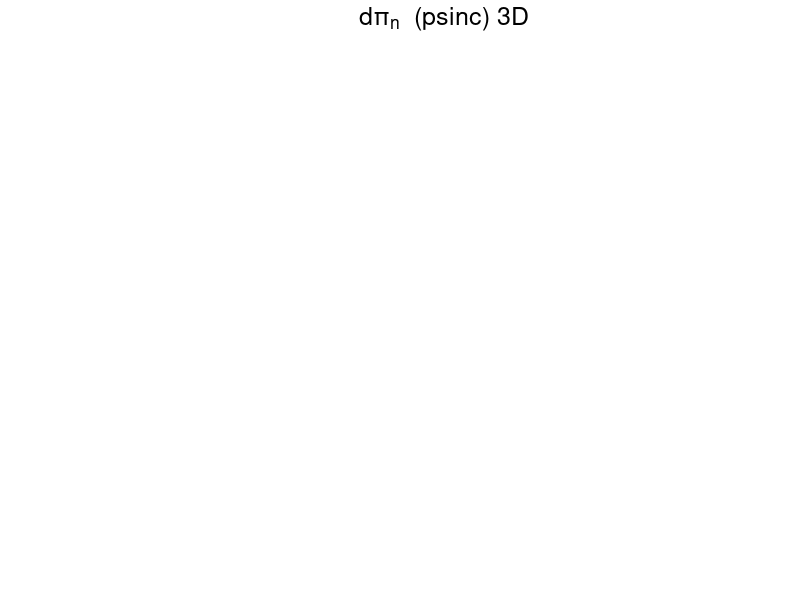

This figure's MATLAB source: (Note: this script raises an error after producing the figure.)

% Hint: 
% saving figures as .eps:     print(gcf, 'TestPlot', '-depsc');

%modelstr = '';
%modelstr = 'comp';
modelstr = 'psinc';
%modelstr = 'psinc_w_adv_Ndt=3';
%modelstr = 'psinc_Ndt=3';
%modelstr = 'psinc_w_adv_Ndt=05';

%test_case = 'Equatorial-Long-Wave';
%test_case = 'Internal-Wave-Long-Wave';
%test_case = 'Internal-Wave-Strong-Strat';
%test_case = 'Skamarock-Klemp-Internal-Wave';
%test_case = 'Rising-Bubble';
%test_case = 'Smolarkiewicz-Margolin-Breaking-Wave';
%test_case = 'Straka';
test_case = 'Travelling-Vortex';
%test_case = 'Advection';

slice = 'xy'; % options:  'xy' 'zy' 'full3D'
showmode = 1;
separate_signs = 1;
filledcontours = 1;
fixed_contours = 1;
fixed_contour_step = 0;
no_of_contours = 10;
show_increments = 0;
symmetry = 0;        % in {0,1}
symmetrytest = 0;
showdummycells = 0;

% th0 = -0.0015/300;
% dth = 5e-4/300;
% contour_values = [th0 th0+dth th0+2*dth th0+3*dth th0+4*dth th0+5*dth th0+6*dth th0+7*dth th0+8*dth th0+9*dth th0+10*dth];
dtheta = 0.5e-3/300;
contour_values = [-5*dtheta, -4*dtheta, -3*dtheta, -2*dtheta, -dtheta, 0.0, dtheta, 2*dtheta, 3*dtheta, 4*dtheta, 5*dtheta];
%contour_values = [1.0001 1.0011 1.0022 1.0022 1.0033 1.0044 1.0055 1.0065];
%contour_values = linspace(-0.01,0.01,41) / 288.15;
title_true = 1;

%kmin = 50;
%kmax = 53;
kmin = 1;
kmax = 601;
dk   = 1;

if strcmp(test_case, 'Equatorial-Long-Wave')
    scalefactor = 2.0;
    ncx = 300; 
    ncy = 20;  
    %ncx = 600; 
    %ncy = 80;  
    L   = 8*3000.0 * scalefactor;  % 
    x0  = 0.0*L;
    H   = 10.0;  %
    aspect = [L/H/3 1 1];
    velosc = 100;  % velocity unit of RKLM code
elseif strcmp(test_case, 'Internal-Wave-Long-Wave')
    scalefactor = 2.0;
    ncx = 300; 
    ncy = 20;  
    %ncx = 600; 
    %ncy = 80;  
    L   = 3000.0 * scalefactor;  % 
    x0  = 0.0*L;
    H   = 10.0;  %
    aspect = [L/H/3 1 1];
    velosc = 100;  % velocity unit of RKLM code
elseif strcmp(test_case, 'Internal-Wave-Strong-Strat')
    scalefactor = 1.0;
    ncx = 1200; 
    ncy = 40;  
    L   = 3000.0 * scalefactor;  % 
    x0  = 0.5*L;
    H   = 10.0;  %
    aspect = [80 1 1];
    velosc = 100;  % velocity unit of RKLM code
elseif strcmp(test_case, 'Skamarock-Klemp-Internal-Wave')
    scalefactor = 1.0;
    ncx = 300; 
    ncy = 10;
    ncz = 5;
    L   = 300.0 * scalefactor;  % [km] 
    x0  = 0.5*L;
    H   = 10.0;    % [km] 
    B   = 20.0;    % [km]
    aspect = [16 1 1];
    velosc = 100;  % [m/s] velocity unit of RKLM code
elseif strcmp(test_case, 'Rising-Bubble')
    ncx = 160;  
    ncy =  80;  
    L   = 2.0;  
    x0  = 1.0;
    H   = 1.0; 
    aspect = [1 1 1];
    velosc = 100;  % velocity unit of RKLM code
elseif strcmp(test_case, 'Travelling-Vortex')
    ncx = 64;  % 512; 256;
    ncy = 64;  % 512; 256;
    ncz =  8;  % 512; 256;
    L   = 1.0;  
    x0  = 0.5;
    H   = 1.0;
    B   = 1.0/8.0;
    aspect = [1 1 1];
    velosc = 100;  % velocity unit of RKLM code
elseif strcmp(test_case, 'Straka')
    ncx = 512;  
    ncy = 64;  
    L  = 52.2;  % 
    x0 = 0.0*L;
    H  = 6.4;  %
    aspect = [1 1 1];
    velosc = 100;  % velocity unit of RKLM code
elseif strcmp(test_case, 'Smolarkiewicz-Margolin-Breaking-Wave')
    ncx = 240;  
    ncy = 120;  
    L   = 120.0;  % 
    x0  =  60.0;
    H   =  60.0;  %
    aspect = [1 1 1];
    velosc = 100;  % velocity unit of RKLM code
elseif strcmp(test_case, 'Advection')
    ncx = 31;  
    ncy = 31;  
    ncz = 31;  
    L  = 2.0;  % 
    x0 = 0.0*L;
    H  = 2.0;
    B  = 2.0;%
    aspect = [1 1 1];
    velosc = 100;  % velocity unit of RKLM code
end
    
% auxiliary adjustments of grid parameters
nnx = ncx+1;
dumsx = 2;
if ncy == 1
    nny = 1;
    dumsy = 0;
else
    nny = ncy+1;
    dumsy = 2;
end
if ncz == 1
    nnz = 1;
    dumsz = 0;
else
    nnz = ncz+1;
    dumsz = 2;
end

modelfigstr = strcat('  (',modelstr,')');

rhoY_diff = 0;
rhoZ_diff = 0;
transp    = 0;

if strcmp(slice, 'full3D')
    kkmin = 1;
    dkk   = 1;
    kkmax = ncz;
else
    nslice = floor(ncz/2);
end

folderstring = strcat('/Users/rupert/Documents/Computation/RKLM_Reference/low_Mach_gravity_',modelstr);

% cell-centered fields
%varstr = 'rho'; folderstr = 'rho'; titlestr = 'rho'; ndummy = 2; arraysize = [ncx ncy ncz];
%varstr = 'p'; folderstr = 'p'; titlestr = 'p'; ndummy = 2; arraysize = [ncx ncy ncz];
%varstr = 'S'; folderstr = 'S'; titlestr = 'S'; ndummy = 2; arraysize = [ncx ncy ncz];
%varstr = 'rhoY';  folderstr = 'rhoY'; titlestr = 'rhoY'; ndummy = 2; arraysize = [ncx ncy ncz]; rhoY_diff = 1;
%varstr = 'drhoY';  folderstr = 'drhoY'; titlestr = 'drhoY'; ndummy = 2; arraysize = [ncx ncy ncz];
%varstr = 'Y';  folderstr = 'Y'; titlestr = '\theta'; ndummy = 2; arraysize = [ncx ncy ncz];
%varstr = 'dY';  folderstr = 'dY'; titlestr = 'd\theta'; ndummy = 2; arraysize = [ncx ncy ncz];
%varstr = 'buoy';  folderstr = 'buoy'; titlestr = 'buoy'; ndummy = 2; arraysize = [ncx ncy ncz];
%varstr = 'rhoZp';  folderstr = 'rhoZp'; titlestr = 'rhoZp'; ndummy = 2; arraysize = [ncx ncy ncz];
%varstr = 'rhoZB';  folderstr = 'rhoZB'; titlestr = 'rhoZB'; ndummy = 2; arraysize = [ncx ncy ncz];
%varstr = 'rhoZ';  folderstr = 'rhoZ'; titlestr = 'rhoZ'; ndummy = 2; arraysize = [ncx ncy ncz];
%varstr = 'Z';  folderstr = 'Z'; titlestr = 'Z'; ndummy = 2; arraysize = [ncx ncy ncz]; rhoZ_diff = 0;
%varstr = 'u';  folderstr = 'u'; titlestr = 'u'; ndummy = 2; arraysize = [ncx ncy ncz]; symmetry = -1*symmetry;
%varstr = 'v';  folderstr = 'v'; titlestr = 'v'; ndummy = 2; arraysize = [ncx ncy ncz];
%varstr = 'w';  folderstr = 'w'; titlestr = 'w'; ndummy = 2; arraysize = [ncx ncy ncz];
%varstr = 'qv';  folderstr = 'qv'; titlestr = 'qv'; ndummy = 2; arraysize = [ncx ncy ncz];
%varstr = 'qc';  folderstr = 'qc'; titlestr = 'qc'; ndummy = 2; arraysize = [ncx ncy ncz];
%varstr = 'qr';  folderstr = 'qr'; titlestr = 'qr'; ndummy = 2; arraysize = [ncx ncy ncz];
%varstr = 'flux_rhou';  folderstr = 'fluxes'; titlestr = 'flux_rhou'; ndummy = 2; arraysize = [ncx+1 ncy ncz]; symmetry = -1*symmetry;
%varstr = 'flux_rhov';  folderstr = 'fluxes'; titlestr = 'flux_rhov'; ndummy = 2; arraysize = [ncy+1 ncz ncx]; symmetry = -1*symmetry;
%varstr = 'flux_rhov';  folderstr = 'fluxes'; titlestr = 'flux_rhov'; ndummy = 2; arraysize = [ncz+1 ncx ncy]; symmetry = -1*symmetry;

%varstr = 'p2_c';  folderstr = 'p2_c'; titlestr = '\pi'; ndummy = 2; arraysize = [ncx ncy ncz];
%varstr = 'dp2_c';  folderstr = 'dp2_c'; titlestr = 'd\pi'; ndummy = 2; arraysize = [ncx ncy ncz];
%varstr = 'dpdim';  folderstr = 'dpdime'; titlestr = 'dp [Pa]'; ndummy = 2; arraysize = [ncx ncy ncz];
%varstr = 'rhs_cells';  folderstr = 'rhs_cells'; titlestr = 'rhs_c'; ndummy = 2; arraysize = [ncx ncy ncz];

%varstr = 'p2_n';  folderstr = 'p2_nodes'; titlestr = '\pi_n';    ndummy = 2; arraysize = [nnx nny nnz];
varstr = 'dp2_n';  folderstr = 'dp2_nodes'; titlestr = 'd\pi_n';    ndummy = 2; arraysize = [nnx nny nnz];
%varstr = 'rhs_nodes';  folderstr = 'rhs_nodes'; titlestr = 'rhs_n';    ndummy = 2; arraysize = [nnx nny nnz];
%varstr = 'lap_nodes';  folderstr = 'lap_nodes'; titlestr = 'lap_n';    ndummy = 2; arraysize = [nnx nny nnz];

%varstr = 'advflux_x';  folderstr = 'advflux'; titlestr = 'advflux_x'; ndummy = 2; arraysize = [ncx+1 ncy ncz]; symmetry = -1*symmetry;
%varstr = 'advflux_y';  folderstr = 'advflux'; titlestr = 'advflux_y'; ndummy = 2; arraysize = [ncy+1 ncz ncx]; symmetry = -1*symmetry; transp = 1;
%varstr = 'advflux_z';  folderstr = 'advflux'; titlestr = 'advflux_z'; ndummy = 2; arraysize = [ncz+1 ncx ncy]; symmetry = -1*symmetry; transp = 1;



scrsz = get(0,'ScreenSize');
figure1 = figure('Position',[1 scrsz(4)/1.5 scrsz(3)/1.5 scrsz(4)/1.75]);
if title_true
    texthandle = annotation('textbox', [0.45 0.95 0.2 0.05]);
    set(texthandle, 'String', strcat(titlestr,modelfigstr,' 3D'), 'FontSize', 18, 'FontName', 'Helvetica', 'LineStyle', 'none');
end
%set(texthandle, 'String', titlestr, 'FontSize', 14, 'FontName', 'Optima');

for k = kmin:dk:kmax
    kstr = num2str(k);
    if k < 10
        filestr = strcat(folderstring,'/',folderstr,'/',varstr,'_00',kstr,'.hdf');
    else
        if k < 100
            filestr = strcat(folderstring,'/',folderstr,'/',varstr,'_0',kstr,'.hdf');
        else
            filestr = strcat(folderstring,'/',folderstr,'/',varstr,'_',kstr,'.hdf');
        end
    end
    v = hdfread(filestr, '/Data-Set-2', 'Index', {[1  1  1],[1  1  1],[arraysize(1)+2*ndummy  arraysize(2)+2*ndummy  arraysize(3)+2*ndummy]});
    
    if strcmp(slice, 'full3D')

        [nx, ny, nz] = size(v);
        nx = nx - 4;
        ny = ny - 4;
        nz = nz - 4;
        
        dx = L/nx;
        dy = H/ny;
        dz = B/nz;
        
        x = linspace(0.5*dx-(nx/2)*dx,-0.5*dx+(nx/2)*dx,nx);
        y = linspace(0.5*dy,-0.5*dy+ny*dy,ny);
        z = linspace(0.5*dz-(nz/2)*dz,-0.5*dz+(nz/2)*dz,nz);
                
        th = v(3:1:nx+2, 3:1:ny+2, 3:1:nz+2);
                
        % Create contours
        %[X,Y,Z] = meshgrid(x,y,z);
        %contourslice(x,y,z,th,0.0,0.5,0.0);
        %contourslice(X,Y,Z,th,[],[0.33, 0.5, 0.66],[], [1.001, 1.002, 1.003, 1.004, 1.005, 1.006]);

        %isovalue = 1.001;
        %fvc = isocaps(th,isovalue);
        %fvc = isocaps(x,y,z,th,isovalue);
        %patch(fvc);

        % Create contours

        if filledcontours
            for kk = kkmin:dkk:kkmax
                contourf(x,y,transpose(th(:,:,kk)),25,'LineColor','auto');
                colormap Jet;
                colorbar('FontSize',14,'FontName','Helvetica');
                set(gca,'DataAspectRatio', aspect, 'FontSize',18,'FontName','Helvetica');
                pause;
            end
        else
            if fixed_contours
                contour(x,z,th,contour_values,'LineColor','k');
            else
                contour(x,z,th,10,'LineColor','k');
            end
            set(gca,'DataAspectRatio', aspect, 'FontSize',18,'FontName','Helvetica');
        end

        if title_true
            title(strcat(titlestr,kstr));
        end
        % Create xlabel
        xlabel('x','FontSize',18,'FontName','Helvetica');
        
        % Create ylabel
        ylabel('y','FontSize',18,'FontName','Helvetica');

        % Create ylabel
        zlabel('z','FontSize',18,'FontName','Helvetica');

        pause
    else
        
        % for now let's take it slice by slice
        if strcmp(slice, 'xy')
            velo = v(:,:,nslice);
        elseif strcmp(slice, 'zy')
            velo = transpose(reshape(v(nslice,:,:), [arraysize(2)+2*ndummy, arraysize(3)+2*ndummy]));
        end
        
        if strcmp(varstr, 'rhs_nodes')
            velo(1:3,:) = 0.0*velo(1:3,:);
            velo(:,1:3) = 0.0*velo(:,1:3);
            velo(end-2:end,:) = 0.0*velo(end-2:end,:);
            velo(:,end-2:end) = 0.0*velo(:,end-2:end);
        end
        
        % eigenmode test case
        [nx, nz] = size(velo);
        nx = nx - 4;
        nz = nz - 4;
        
        dx = L/nx;
        dz = H/nz;
        
        dth = 8.3333e-04;
        x = linspace(0.5*dx-(nx/2)*dx,-0.5*dx+(nx/2)*dx,nx);
        z = linspace(0.5*dz,-0.5*dz+nz*dz,nz);
        Yt = transpose(velo);
        th = Yt(3:1:nz+2, 3:1:nx+2);
        
        %figure(1);
        %contour(x,z,th, [1+dth 1+2*dth 1+3*dth 1+4*dth 1+5*dth 1+6*dth 1+7*dth 1+8*dth], 'k');
        %set(gca,'DataAspectRatio',[1 1 1]);
        
        
        % Create contour
        if filledcontours
            contourf(x,z,th,25,'LineColor','auto');
            %contourf(x,z,th,[1.01 1.05 1.1 1.15 1.2 1.24],'LineColor','auto');
            colormap Jet
            colorbar('FontSize',14,'FontName','Helvetica')
        else
            if fixed_contours
                contour(x,z,th,contour_values,'LineColor','k');
            else
                contour(x,z,th,10,'LineColor','k');
            end
        end
        set(gca,'DataAspectRatio', aspect, 'FontSize',18,'FontName','Helvetica');
        if title_true
            title(strcat(titlestr,kstr));
        end
        % Create xlabel
        xlabel('x','FontSize',18,'FontName','Helvetica');
        
        % Create ylabel
        ylabel('z','FontSize',18,'FontName','Helvetica');
        
        pause
    end
end
